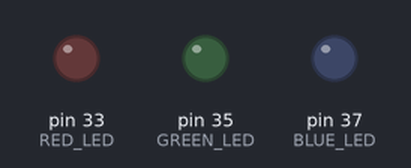
Recording of a program running on a simulated Raspberry Pi (header pin numbers). On the bench: output pins drawn as LEDs (lit = HIGH). The clock reads 2024-03-15 10:24:30 at power-on unless the program sets it.

Above: at 0.05 s.
At 0.25 s:
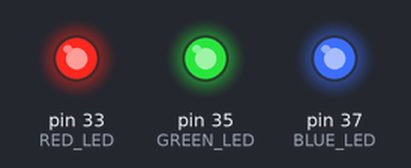
At 0.85 s:
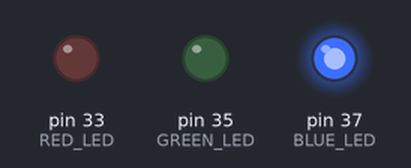
At 2.55 s:
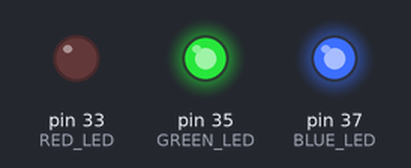
Timing chart, 0 to 3.0 s (numbered marks = the images above):
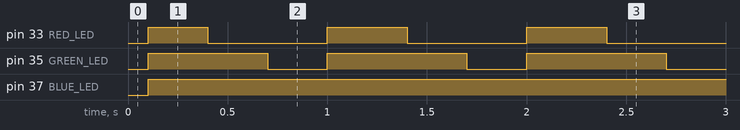

The program:

ls3.py
```python
#!/usr/bin/env python

# Pull in the code libraries that the code will need to use.
from __future__ import division
import RPi.GPIO as GPIO
import time

# Set up the GPIO library to use the numbering of the pin on the board
# i.e. 1 - 40 of the main GPIO connector.
GPIO.setmode(GPIO.BOARD)

# Tell the code the red LED is plugged into pin 35, and that pin 35
# is an output, and set the output to low (i.e. red LED is off)
RED_LED = 33
GPIO.setup(RED_LED, GPIO.OUT)
GPIO.output(RED_LED, GPIO.LOW)

# Tell the code the green LED is plugged into pin 33, and that pin 33
# is an output, and set the output to low (i.e. green LED is off)
GREEN_LED = 35
GPIO.setup(GREEN_LED, GPIO.OUT)
GPIO.output(GREEN_LED, GPIO.LOW)

# Tell the code the blue LED is plugged into pin 37, and that pin 37
# is an output, and set the output to low (i.e. blue LED is off)
BLUE_LED = 37
GPIO.setup(BLUE_LED, GPIO.OUT)
GPIO.output(BLUE_LED, GPIO.LOW)

# Each pulse period is 1 second, and each colour is on for a different
# number of thirds of this time.
pulse_period = 1
red_fraction = 1/3
green_fraction = 2/3
blue_fraction = 3/3

# This try and the except below allow the code to stop cleanly by
# capturing the exception from a keyboard ctrl-C.
try:

  # Store off when the while loop starts.
  start_time = time.time()

  # Start looping around the code forever.
  while True:

    # Work out what time it is since we started, and from that, the
    # fraction of the pulse period .
    time.sleep(1/10)
    clock_time = (time.time() - start_time) % pulse_period

    # For the LEDs, check how far though its fraction of the pulse it
    # it and turn the LED on if it's less the that.

    #============================= RED =============================#

    if clock_time < red_fraction * pulse_period:
        GPIO.output(RED_LED, GPIO.HIGH)
    else:
        GPIO.output(RED_LED, GPIO.LOW)

    #============================ GREEN =======-====================#

    if clock_time < green_fraction * pulse_period:
        GPIO.output(GREEN_LED, GPIO.HIGH)
    else:
        GPIO.output(GREEN_LED, GPIO.LOW)

    #============================= BLUE ============================#

    if clock_time < blue_fraction * pulse_period:
        GPIO.output(BLUE_LED, GPIO.HIGH)
    else:
        GPIO.output(BLUE_LED, GPIO.LOW)

# The except here needs to do nothing but has to do something; the pass
# statement means do nothing.
except KeyboardInterrupt as e:
  pass

# Finally turn off the LEDs and cleanup the GPIO.
GPIO.output(RED_LED, GPIO.LOW)
GPIO.output(GREEN_LED, GPIO.LOW)
GPIO.output(BLUE_LED, GPIO.LOW)
GPIO.cleanup()
```

Measured:
- by itself, pin 33 (RED_LED): repeats every 1.0 s: LOW 0.60 s, HIGH 0.40 s
- by itself, pin 35 (GREEN_LED): alternates HIGH for 0.70 s and LOW for 0.30 s
- by itself, pin 37 (BLUE_LED): LOW → HIGH at 0.10 s
